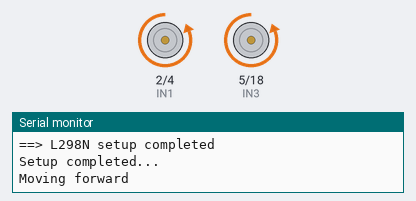
This sketch was run on a simulated ESP32. Parts: motor-driver pin pairs drawn as motors (green arrow = first pin HIGH = forward, orange = second pin HIGH = backward, longer = more drive, scaled by the enable pin), the last lines printed to the serial monitor.

Above: at 1.0 s.
At 3.5 s:
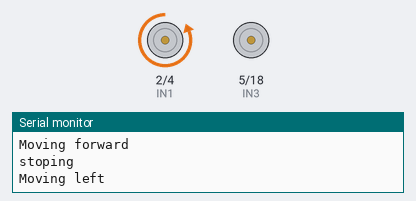
At 6.0 s:
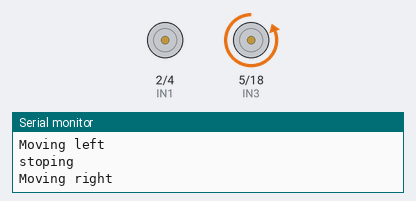
At 8.5 s:
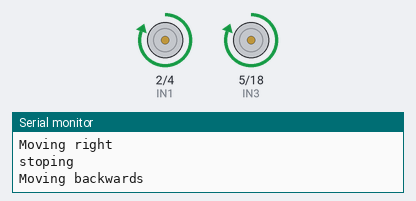
Timing chart, 0 to 13.0 s (numbered marks = the images above):
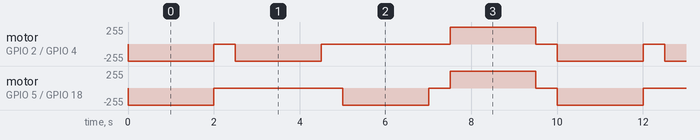

The sketch:

esp32-motor-test.ino
```cpp
/**
 * Referencias:
 * https://randomnerdtutorials.com/esp32-dc-motor-l298n-motor-driver-control-speed-direction/

 */

#define ENA 15
#define IN1 2
#define IN2 4

#define ENB 19
#define IN3 5
#define IN4 18

int speed = 255;
// Setting PWM properties
const int freq = 30000;
const int pwmChannel = 0;
const int resolution = 8;

#define SERIAL_BAUDS 115200

void setup() {
  Serial.begin(SERIAL_BAUDS);
  Serial.println("Starting setup...");

  L298N_setup();

  Serial.println("Setup completed...");
}

void loop() {
  forward();
  delay(2000);

  stop();
  delay(500);

  left();
  delay(2000);

  stop();
  delay(500);

  right();
  delay(2000);

  stop();
  delay(500);

  backwards();
  delay(2000);

  stop();
  delay(500);
}


void L298N_setup() {
  Serial.println("==> L298N setup");

  pinMode(IN1, OUTPUT);
  pinMode(IN2, OUTPUT);
  pinMode(ENA, OUTPUT);

  pinMode(IN3, OUTPUT);
  pinMode(IN4, OUTPUT);
  pinMode(ENB, OUTPUT);

  // configure LEDC PWM
  ledcAttachChannel(ENA, freq, resolution, pwmChannel);
  ledcAttachChannel(ENB, freq, resolution, pwmChannel);

  Serial.println("==> L298N setup completed");
}

void forward() {
  Serial.println("Moving forward");

  ledcWrite(ENA, speed);
  digitalWrite(ENA, HIGH);
  digitalWrite(IN1, LOW);
  digitalWrite(IN2, HIGH);

  ledcWrite(ENB, speed);
  digitalWrite(ENB, HIGH);
  digitalWrite(IN3, LOW);
  digitalWrite(IN4, HIGH);
}

void backwards() {
  Serial.println("Moving backwards");

  ledcWrite(ENA, speed);
  digitalWrite(ENA, HIGH);
  digitalWrite(IN1, HIGH);
  digitalWrite(IN2, LOW);

  ledcWrite(ENB, speed);
  digitalWrite(ENB, HIGH);
  digitalWrite(IN3, HIGH);
  digitalWrite(IN4, LOW);
}

void stop() {
  Serial.println("stoping");

  ledcWrite(ENA, speed);
  digitalWrite(ENA, LOW);
  digitalWrite(IN1, LOW);
  digitalWrite(IN2, LOW);

  ledcWrite(ENB, speed);
  digitalWrite(ENB, LOW);
  digitalWrite(IN3, LOW);
  digitalWrite(IN4, LOW);
}

void left() {
  Serial.println("Moving left");

  ledcWrite(ENA, speed);
  digitalWrite(ENA, HIGH);
  digitalWrite(IN1, LOW);
  digitalWrite(IN2, HIGH);

  ledcWrite(ENB, speed);
  digitalWrite(ENB, HIGH);
  digitalWrite(IN3, LOW);
  digitalWrite(IN4, LOW);
}

void right() {
  Serial.println("Moving right");

  ledcWrite(ENA, speed);
  digitalWrite(ENA, HIGH);
  digitalWrite(IN1, LOW);
  digitalWrite(IN2, LOW);

  ledcWrite(ENB, speed);
  digitalWrite(ENB, HIGH);
  digitalWrite(IN3, LOW);
  digitalWrite(IN4, HIGH);
}
```

Measured:
- by itself, motor on GPIO 2 (IN1) / GPIO 4 (IN2): repeats every 10.0 s: stopped 0.50 s, backward 255/255 2.0 s, stopped 3.0 s, forward 255/255 2.0 s, stopped 0.50 s, backward 255/255 2.0 s
- by itself, motor on GPIO 5 (IN3) / GPIO 18 (IN4): repeats every 10.0 s: stopped 3.0 s, backward 255/255 2.0 s, stopped 0.50 s, forward 255/255 2.0 s, stopped 0.50 s, backward 255/255 2.0 s
